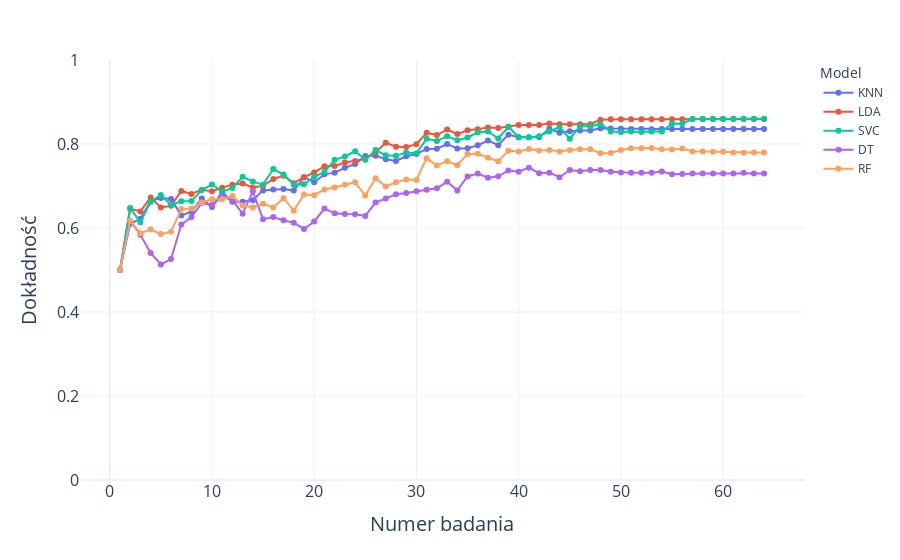

Here is the notebook cell this chart was saved with:
### Code cell
# results_df2=results_df[results_df['n_badan']>=1]

x_label='Numer badania'
title='klasyfikacja_obserwacje_accuracy'
# results_df = results_df[results_df['Model'].isin(['LDA', 'KNN'])]
fig = px.line(results_df, x='n_badan', y='Dokładność 100 test', color='Model', markers=True, line_shape='linear')

# Dodajemy etykiety i tytuł
fig.update_layout(
    xaxis=dict(
        title=x_label,
        tickfont=dict(size=16),
        title_font=dict(size=20),
    ),
    yaxis=dict(
        title='Dokładność',
        tickfont=dict(size=16),
        title_font=dict(size=20),
        range=[0, 1]
    )
)

fig.update_layout(template="plotly_white")
fig.show()
fig.write_image("images5/wykresy_w_czasie_100_dokladnosc_test.png", width=1000, height=600, scale=4, format="png")

### Figure 1 — Plotly figure (JSON) as saved in the notebook; plotly's stock layout.template omitted (floating-point values rounded to 4 significant figures)
{"data": [{"hovertemplate": "Model=KNN<br>n_badan=%{x}<br>Dokładność 100 test=%{y}<extra></extra>", "legendgroup": "KNN", "line": {"color": "#636efa", "dash": "solid", "shape": "linear"}, "marker": {"symbol": "circle"}, "mode": "lines+markers", "name": "KNN", "orientation": "v", "showlegend": true, "type": "scatter", "x": [1, 2, 3, 4, 5, 6, 7, 8, 9, 10, 11, 12, 13, 14, 15, 16, 17, 18, 19, 20, 21, 22, 23, 24, 25, 26, 27, 28, 29, 30, 31, 32, 33, 34, 35, 36, 37, 38, 39, 40, 41, 42, 43, 44, 45, 46, 47, 48, 49, 50, 51, 52, 53, 54, 55, 56, 57, 58, 59, 60, 61, 62, 63, 64], "xaxis": "x", "y": [0.5, 0.61, 0.6218, 0.6641, 0.6714, 0.6691, 0.6295, 0.6395, 0.6705, 0.65, 0.6859, 0.6623, 0.6627, 0.6664, 0.6895, 0.6918, 0.6927, 0.6891, 0.7209, 0.7091, 0.7277, 0.7318, 0.7432, 0.7523, 0.7714, 0.7723, 0.7636, 0.7595, 0.7709, 0.7764, 0.7882, 0.7886, 0.8, 0.7895, 0.79, 0.7968, 0.8082, 0.7973, 0.8223, 0.8164, 0.8159, 0.8159, 0.8364, 0.8268, 0.8305, 0.8323, 0.8323, 0.8377, 0.8368, 0.8364, 0.8355, 0.8355, 0.835, 0.8355, 0.8355, 0.8359, 0.8359, 0.8359, 0.8359, 0.8359, 0.8359, 0.8359, 0.8359, 0.8359], "yaxis": "y"}, {"hovertemplate": "Model=LDA<br>n_badan=%{x}<br>Dokładność 100 test=%{y}<extra></extra>", "legendgroup": "LDA", "line": {"color": "#EF553B", "dash": "solid", "shape": "linear"}, "marker": {"symbol": "circle"}, "mode": "lines+markers", "name": "LDA", "orientation": "v", "showlegend": true, "type": "scatter", "x": [1, 2, 3, 4, 5, 6, 7, 8, 9, 10, 11, 12, 13, 14, 15, 16, 17, 18, 19, 20, 21, 22, 23, 24, 25, 26, 27, 28, 29, 30, 31, 32, 33, 34, 35, 36, 37, 38, 39, 40, 41, 42, 43, 44, 45, 46, 47, 48, 49, 50, 51, 52, 53, 54, 55, 56, 57, 58, 59, 60, 61, 62, 63, 64], "xaxis": "x", "y": [0.5, 0.6459, 0.6395, 0.6727, 0.6491, 0.6527, 0.6882, 0.6809, 0.6909, 0.6877, 0.6959, 0.7032, 0.7059, 0.6964, 0.7005, 0.7168, 0.7245, 0.7068, 0.7209, 0.7323, 0.7468, 0.7477, 0.7559, 0.7595, 0.7645, 0.78, 0.8032, 0.7932, 0.7927, 0.7995, 0.8268, 0.8214, 0.8345, 0.8236, 0.8327, 0.835, 0.8391, 0.8382, 0.8414, 0.845, 0.845, 0.845, 0.8491, 0.8473, 0.8473, 0.8473, 0.8473, 0.8577, 0.8586, 0.8586, 0.8586, 0.8586, 0.8586, 0.8586, 0.8586, 0.8586, 0.8595, 0.8595, 0.8595, 0.8595, 0.8595, 0.8595, 0.8595, 0.8595], "yaxis": "y"}, {"hovertemplate": "Model=SVC<br>n_badan=%{x}<br>Dokładność 100 test=%{y}<extra></extra>", "legendgroup": "SVC", "line": {"color": "#00cc96", "dash": "solid", "shape": "linear"}, "marker": {"symbol": "circle"}, "mode": "lines+markers", "name": "SVC", "orientation": "v", "showlegend": true, "type": "scatter", "x": [1, 2, 3, 4, 5, 6, 7, 8, 9, 10, 11, 12, 13, 14, 15, 16, 17, 18, 19, 20, 21, 22, 23, 24, 25, 26, 27, 28, 29, 30, 31, 32, 33, 34, 35, 36, 37, 38, 39, 40, 41, 42, 43, 44, 45, 46, 47, 48, 49, 50, 51, 52, 53, 54, 55, 56, 57, 58, 59, 60, 61, 62, 63, 64], "xaxis": "x", "y": [0.5, 0.6477, 0.6136, 0.6627, 0.6786, 0.655, 0.6636, 0.6641, 0.6905, 0.7036, 0.6873, 0.695, 0.7218, 0.7105, 0.7032, 0.7405, 0.7273, 0.7032, 0.7041, 0.7218, 0.7336, 0.7623, 0.7705, 0.7827, 0.7627, 0.7855, 0.7732, 0.7718, 0.78, 0.7782, 0.8123, 0.8073, 0.8182, 0.8091, 0.8155, 0.8277, 0.83, 0.8132, 0.8409, 0.8159, 0.8164, 0.8182, 0.83, 0.84, 0.8127, 0.8423, 0.8423, 0.8477, 0.83, 0.8286, 0.8295, 0.8286, 0.83, 0.8295, 0.8486, 0.8482, 0.8595, 0.8595, 0.8595, 0.8595, 0.86, 0.86, 0.86, 0.86], "yaxis": "y"}, {"hovertemplate": "Model=DT<br>n_badan=%{x}<br>Dokładność 100 test=%{y}<extra></extra>", "legendgroup": "DT", "line": {"color": "#ab63fa", "dash": "solid", "shape": "linear"}, "marker": {"symbol": "circle"}, "mode": "lines+markers", "name": "DT", "orientation": "v", "showlegend": true, "type": "scatter", "x": [1, 2, 3, 4, 5, 6, 7, 8, 9, 10, 11, 12, 13, 14, 15, 16, 17, 18, 19, 20, 21, 22, 23, 24, 25, 26, 27, 28, 29, 30, 31, 32, 33, 34, 35, 36, 37, 38, 39, 40, 41, 42, 43, 44, 45, 46, 47, 48, 49, 50, 51, 52, 53, 54, 55, 56, 57, 58, 59, 60, 61, 62, 63, 64], "xaxis": "x", "y": [0.5, 0.6173, 0.5841, 0.5405, 0.5132, 0.5259, 0.6082, 0.6264, 0.6595, 0.6545, 0.6745, 0.6664, 0.6336, 0.6873, 0.6209, 0.6264, 0.6182, 0.6127, 0.5977, 0.6155, 0.6464, 0.635, 0.6332, 0.6327, 0.6286, 0.6609, 0.67, 0.6805, 0.6832, 0.6873, 0.6909, 0.6945, 0.71, 0.6895, 0.7227, 0.7295, 0.7195, 0.7232, 0.7368, 0.7341, 0.7436, 0.7305, 0.7318, 0.7209, 0.7382, 0.735, 0.7382, 0.7382, 0.7341, 0.7323, 0.7318, 0.7318, 0.7318, 0.7345, 0.7282, 0.7286, 0.73, 0.73, 0.73, 0.73, 0.73, 0.7314, 0.73, 0.73], "yaxis": "y"}, {"hovertemplate": "Model=RF<br>n_badan=%{x}<br>Dokładność 100 test=%{y}<extra></extra>", "legendgroup": "RF", "line": {"color": "#FFA15A", "dash": "solid", "shape": "linear"}, "marker": {"symbol": "circle"}, "mode": "lines+markers", "name": "RF", "orientation": "v", "showlegend": true, "type": "scatter", "x": [1, 2, 3, 4, 5, 6, 7, 8, 9, 10, 11, 12, 13, 14, 15, 16, 17, 18, 19, 20, 21, 22, 23, 24, 25, 26, 27, 28, 29, 30, 31, 32, 33, 34, 35, 36, 37, 38, 39, 40, 41, 42, 43, 44, 45, 46, 47, 48, 49, 50, 51, 52, 53, 54, 55, 56, 57, 58, 59, 60, 61, 62, 63, 64], "xaxis": "x", "y": [0.5, 0.6173, 0.5873, 0.5968, 0.5855, 0.5914, 0.645, 0.6464, 0.6609, 0.6682, 0.6682, 0.6764, 0.6536, 0.6491, 0.6577, 0.6491, 0.6709, 0.6414, 0.6795, 0.6782, 0.6918, 0.6964, 0.7032, 0.7086, 0.6773, 0.7182, 0.6991, 0.7086, 0.7155, 0.7145, 0.7659, 0.7486, 0.7591, 0.7495, 0.7759, 0.7768, 0.7673, 0.7591, 0.7836, 0.7823, 0.7882, 0.7845, 0.7855, 0.7823, 0.7855, 0.7873, 0.7873, 0.7782, 0.7786, 0.7855, 0.79, 0.79, 0.7905, 0.7873, 0.7868, 0.7891, 0.7823, 0.7823, 0.7818, 0.7814, 0.78, 0.7791, 0.78, 0.78], "yaxis": "y"}], "layout": {"legend": {"title": {"text": "Model"}, "tracegroupgap": 0}, "margin": {"t": 60}, "xaxis": {"anchor": "y", "domain": [0, 1], "tickfont": {"size": 16}, "title": {"font": {"size": 20}, "text": "Numer badania"}}, "yaxis": {"anchor": "x", "domain": [0, 1], "range": [0, 1], "tickfont": {"size": 16}, "title": {"font": {"size": 20}, "text": "Dokładność"}}}}
